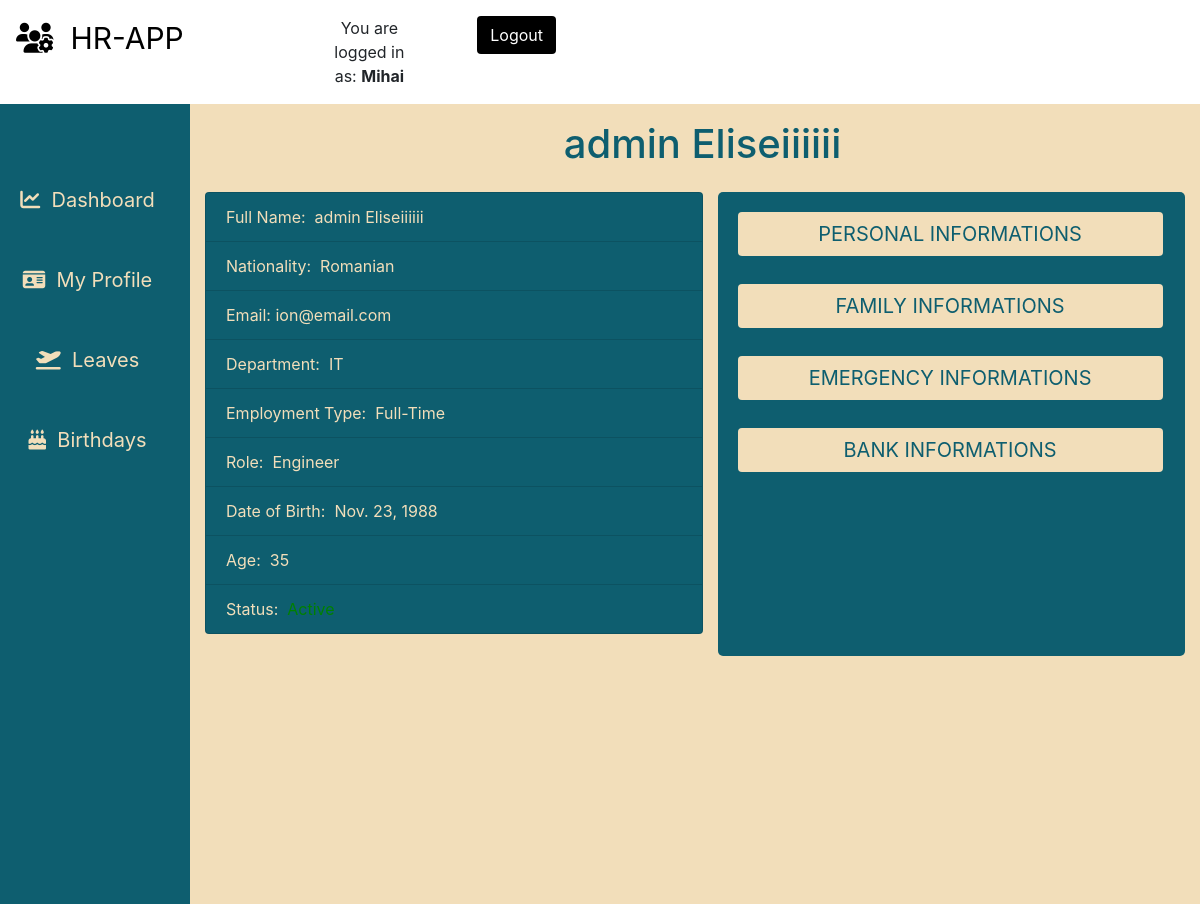
Before: /employees/user-profile/ (signed in) with the older database file.
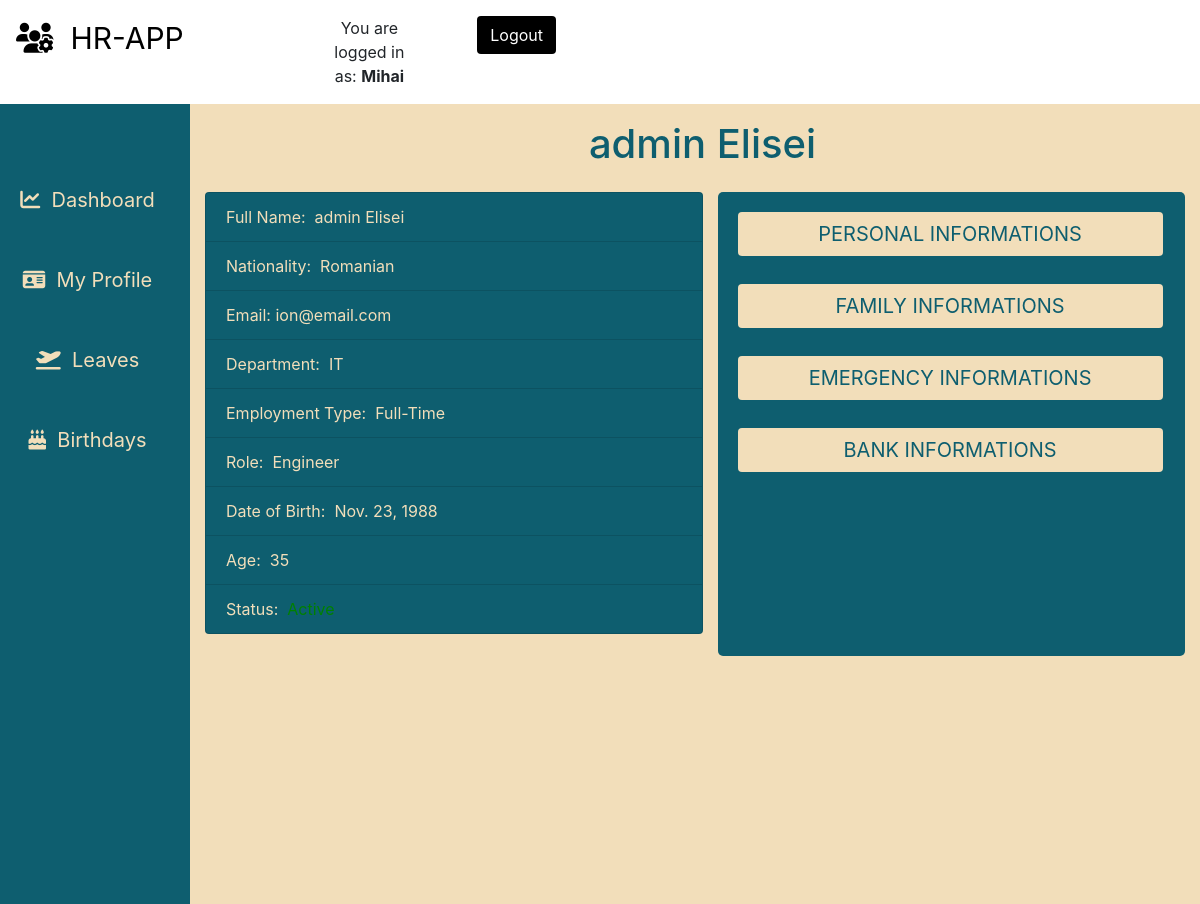
After: the same page with the newer database file.
### employees/models.py (models this page shows, shortened)
class Employee(models.Model):
    MALE = 'male'
    FEMALE = 'female'
    GENDER = (
    (MALE, 'Male'),
    (FEMALE, 'Female'),
    )
    MR = 'Mr'
    MRS = 'Mrs'
    MSS = 'Mss'
    DR = 'Dr'
    SIR = 'Sir'
    MADAM = 'Madam'
    TITLE = (
    (MR, 'Mr'),
    (MRS, 'Mrs'),
    (MSS, 'Mss'),
    (DR, 'Dr'),
    (SIR, 'Sir'),
    (MADAM, 'Madam'),
    )
    FULL_TIME = 'Full-Time'
    PART_TIME = 'Part-Time'
    CONTRACT = 'Contract'
    INTERN = 'Intern'
    EMPLOYEETYPE = (
    (FULL_TIME, 'Full-Time'),
    (PART_TIME, 'Part-Time'),
    (CONTRACT, 'Contract'),
    (INTERN, 'Intern'),
    )
    MASTERS = 'Masters Degree'
    BACHELOR = 'Bachelor Degree'
    ADVANCED = 'Craft / Higher Certificate'
    LEAVING = 'Leaving Certificate'
    JUNIOR = 'Junior Certificate'
    OTHER = 'Other'
    EDUCATIONAL_LEVEL = (
    (MASTERS, 'Masters Degree'),
    (BACHELOR, 'Bachelor Degree'),
    (ADVANCED, 'Craft / Higher Certificate'),
    (LEAVING, 'Leaving Certificate'),
    (JUNIOR, 'Junior Certificate'),
    (OTHER, 'Other'),
    )
    id = models.CharField(_('Employee ID Number'), max_length=10, null=False, blank=False, primary_key=True)
    user = models.ForeignKey(User, on_delete=models.CASCADE, default=None)
    title = models.CharField(_('Title'), max_length=5, default=MR, choices=TITLE, blank=False, null=False)
    firstname = models.CharField(_('First Name'), max_length=125, null=False, blank=False)
    lastname = models.CharField(_('Last Name'), max_length=125, null=False, blank=False)
    othername = models.CharField(_('Other Name (optional)'), max_length=125, null=True, blank=True)
    sex = models.CharField(_('Gender'), max_length=9, choices=GENDER, blank=False)
    email = models.CharField(_('Email'), max_length=255, default=None, blank=False, null=False)
    tel = PhoneNumberField(null=False, blank=False, verbose_name='Phone Number', help_text= 'Enter number with Country Code Eg. +353000000000')
    birthday = models.DateField(_('Birthday'),blank=False,null=False)
    nationality = models.ForeignKey(Nationality, verbose_name=_('Nationality'), on_delete=models.SET_NULL, null=True, default=None)
    address = models.CharField(_('Address'), help_text='address of current residence', max_length=125, null=True, blank=True)
    education = models.CharField(_('Education'),help_text='Highest educational level', max_length=26, choices=EDUCATIONAL_LEVEL, blank=False, null=True)
    lastwork = models.CharField(_('Last Place of Work'), help_text='Where was the last place you worked ?', max_length=125, null=True, blank=True)
    position = models.CharField(_('Position Held'),help_text='What position where you in your last place of work ?', max_length=255, null=True, blank=True)
    department = models.ForeignKey(Department, verbose_name =_('Department'), on_delete=models.SET_NULL, null=True, default=None)
    role = models.ForeignKey(Role, verbose_name=_('Role'), on_delete=models.SET_NULL, null=True, default=None)
    startdate = models.DateField(_('Employement Date'), help_text='date of employement', blank=False, null=True)
    employeetype = models.CharField(_('Employee Type'), max_length=15, default=FULL_TIME, choices=EMPLOYEETYPE, blank=False, null=True)
    dateissued = models.DateField(_('Date Issued'), help_text='date staff id was issued', blank=False, null=True)
    created = models.DateTimeField(verbose_name=_('Created'), auto_now_add=True, null=True)
    is_blocked = models.BooleanField(_('Is Blocked'),help_text='button to toggle employee block and unblock',default=False)
    is_deleted = models.BooleanField(_('Is Deleted'),help_text='button to toggle employee deleted and undelete',default=False)
    objects = EmployeeManager()
    class Meta:
        verbose_name = _('Employee')
        verbose_name_plural = _('Employees')
        ordering = ['-created']
    @property
    def get_full_name(self):
        fullname = ''
        firstname = self.firstname
        lastname = self.lastname
        othername = self.othername
        if (firstname and lastname) or othername is None:
            fullname = firstname + ' ' + lastname
            return fullname
        elif othername:
            fullname = firstname + ' ' + lastname + ' ' + othername
            return fullname
        return
    @property
    def get_age(self):
        current_year = datetime.date.today().year
        dateofbirth_year = self.birthday.year
        if dateofbirth_year:
            return current_year - dateofbirth_year
        return

class Nationality(models.Model):
    name = models.CharField(max_length=125)
    created = models.DateTimeField(verbose_name=_('Created'), auto_now_add=True)
    updated = models.DateTimeField(verbose_name=_('Updated'), auto_now=True)
    class Meta:
        verbose_name = _('Nationality')
        verbose_name_plural = _('Nationality')
        ordering = ['name', 'created']
    def __str__(self):
        return self.name

class Department(models.Model):
    name = models.CharField(max_length=125)
    description = models.CharField(max_length=125, null=True, blank=True)
    created = models.DateTimeField(verbose_name=_('Created'), auto_now_add=True)
    updated = models.DateTimeField(verbose_name=_('Updated'), auto_now=True)
    class Meta:
        verbose_name = _('Department')
        verbose_name_plural = _('Departments')
        ordering = ['name', 'created']
    def __str__(self):
        return self.name

class Role(models.Model):
    name = models.CharField(max_length=125)
    description = models.CharField(max_length=125, null=True, blank=True)
    created = models.DateTimeField(verbose_name=_('Created'), auto_now_add=True)
    updated = models.DateTimeField(verbose_name=_('Updated'), auto_now=True)
    class Meta:
        verbose_name = _('Role')
        verbose_name_plural = _('Roles')
        ordering = ['name', 'created']
    def __str__(self):
        return self.name

### employees/views.py (the view)
# urls.py: path('user-profile/', views.user_profile, name='userprofile'),
def user_profile(request):
	user = request.user
	if user.is_authenticated:
		employee = Employee.objects.filter(user = user).first()
		emergency = Emergency.objects.filter(employee = employee).first()
		relationship = Relationship.objects.filter(employee = employee).first()
		bank = Bank.objects.filter(employee = employee).first()
		dataset = dict()
		dataset['employee'] = employee
		dataset['emergency'] = emergency
		dataset['family'] = relationship
		dataset['bank'] = bank
		return render(request,'employees/user_profile.html',dataset)
	return HttpResponse("Sorry, you are not authorized to access this!")

### employees/templates/employees/user_profile.html (shortened to what the changed rows need)
{% extends "base.html" %}
{% load static %}
{% load crispy_forms_tags %}
{% block content %}
<div class="container-fluid">
    <div class="row flex-nowrap mt-0">
        <div class="col-10 dahsboard-color">
            <div class="row">
                <div class="col-lg-12 col-md-12 col-sm-12 text-center">
                    <h3 class="p-3 table-title">{{ employee.get_full_name }}</h3>
                </div>
            </div>
            <div class="container">
                <div class="row scroll-form">
                    <div class="col-md-6 col-sm-6" style="margin: 0; padding: 0;">
                        <div class="text-centered">
                            <ul class="list-group text-medium">
                                <li class="list-group-item teal-color beige-color profile-list">
                                    <span>Full Name:</span>&nbsp;&nbsp;{{ employee.get_full_name }}
                                </li>
                                <li class="list-group-item  teal-color beige-color profile-list">
                                    <span>Nationality:</span>&nbsp;&nbsp;{{ employee.nationality}}
                                </li>
                                <li class="list-group-item  teal-color beige-color profile-list">
                                    <span>Email:</span>&nbsp;{{ employee.email}}
                                </li>
                                <li class="list-group-item  teal-color beige-color profile-list ">
                                    <span>Department:</span>&nbsp;&nbsp;{{ employee.department}}
                                </li>
                                <li class="list-group-item  teal-color beige-color profile-list">
                                    <span>Employment Type:</span>&nbsp;&nbsp;{{ employee.employeetype}}
                                </li>
                                <li class="list-group-item  teal-color beige-color profile-list">
                                    <span>Role:</span>&nbsp;&nbsp;{{ employee.role}}
                                </li>
                                <li class="list-group-item  teal-color beige-color profile-list">
                                    <span>Date of Birth:</span>&nbsp;&nbsp;{{ employee.birthday}}
                                </li>
                                <li class="list-group-item  teal-color beige-color profile-list">
                                    <span>Age:</span>&nbsp;&nbsp;{{ employee.get_age }}
                                </li>
                                {% if employee.is_blocked %}
                                <li class="list-group-item  teal-color beige-color profile-list">
                                    <span>Status:</span>&nbsp;&nbsp;<span style="color: red;">Inactive</span>
                                </li>
                                {% else %}
                                <li class="list-group-item  teal-color beige-color profile-list">
                                    <span>Status:</span>&nbsp;&nbsp;<span style="color: green;">Active</span>
                                </li>
                                {% endif %}
                            </ul>
                        </div>
                    </div>
                    <div class="col-md-6 col-sm-6">
                        <div class="container teal-color no-scroll"
                            style="margin: 0; padding: 10px; border-radius: 5px; height: 58vh; overflow: scroll;">
                            <div class="accordion" id="accordionExample" style="background-color: transparent;">
                                <div class="accordion-item" style="background-color: transparent; border: none;">
                                    <h2 class="accordion-header" id="headingOne">
                                        <button class="btn accordion-button btn-profile" data-toggle="collapse" href="#collapseOne" role="button" aria-expanded="true" aria-controls="collapseOne">
                                            PERSONAL INFORMATIONS
                                        </button>
                                    </h2>
                                </div>
                                <div class="accordion-item" style="background-color: transparent; border: none;">
                                    <h2 class="accordion-header" id="headingTwo">
                                        <button class="btn accordion-button btn-profile" data-toggle="collapse" href="#collapseTwo" role="button" aria-expanded="false" aria-controls="collapseTwo">
                                            FAMILY INFORMATIONS
                                        </button>
                                    </h2>
                                </div>
                                <div class="accordion-item" style="background-color: transparent; border: none;">
                                    <h2 class="accordion-header" id="headingThree">
                                        <button class="btn accordion-button btn-profile" data-toggle="collapse" href="#collapseThree" role="button" aria-expanded="false" aria-controls="collapseThree">
                                            EMERGENCY INFORMATIONS
                                        </button>
                                    </h2>
                                <div class="accordion-item" style="background-color: transparent; border: none;">
                                    <h2 class="accordion-header" id="headingFour">
                                        <button class="btn accordion-button btn-profile" data-toggle="collapse" href="#collapseFour" role="button" aria-expanded="false" aria-controls="collapseFour">
                                            BANK INFORMATIONS
                                        </button>
                                    </h2>
                                </div>
                            </div>
                        </div>
                    </div>
                </div>
            </div>
        </div>
    </div>
</div>
{% endblock %}

Changed rows visible on the page:
changed Employee "ion@email.com": get_full_name "admin Eliseiiiiii" → "admin Elisei"
